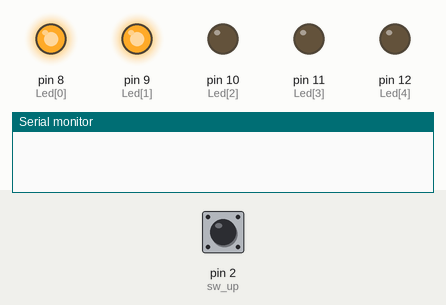
A sketch run on a simulated Arduino Uno, built with avr-gcc and run on an emulated ATmega328P. Shown: output pins drawn as LEDs (lit = HIGH), the last lines printed to the serial monitor. The test bench sets the inputs (shaded band); at power-on: pin 2 (sw_up) HIGH.

Above: at 1.2 s.
1.3 s: pin 2 (sw_up) pulled LOW for 3.2 s
At 5.3 s:
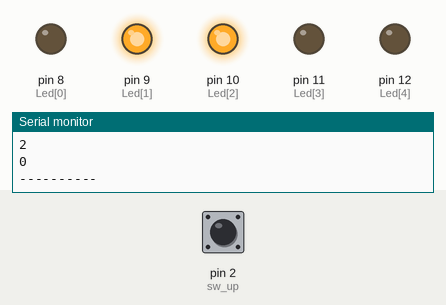
6.0 s: pin 2 (sw_up) pulled LOW for 0.15 s
At 6.5 s:
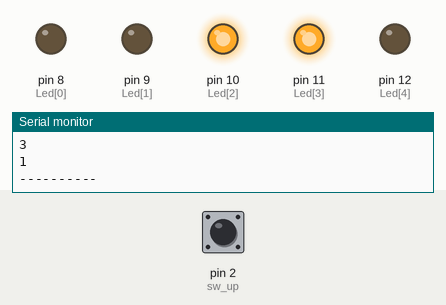
7.6 s: pin 2 (sw_up) pulled LOW for 1 s
At 9.3 s:
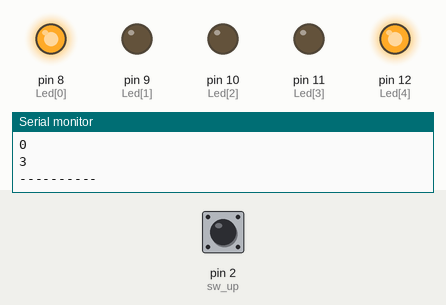
Timing chart, 0 to 10.8 s (numbered marks = the images above; inputs shaded):
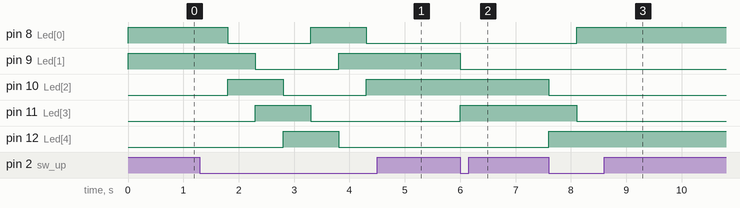

The sketch:

lab2-1.ino
```cpp
const int Led[5] = {8, 9, 10, 11, 12}; // LED陣列，儲存五個LED燈的連接腳位
const int sw_up = 2;    // 按鈕1，連接到數位腳位2
int pos = 0;  // 初始位置，指示哪個LED燈亮起，從1開始

void setup() {
// 初始化所有LED腳位為輸出模式，並設置為低電位（關閉）
for (int i = 0; i < 5; i++) {
  pinMode(Led[i], OUTPUT);   // 設置LED腳位為輸出
  digitalWrite(Led[i], LOW); // 初始化為關閉狀態
}
Serial.begin(9600);
// 設置初始位置的LED為開啟狀態
digitalWrite(Led[pos], HIGH); // 打開初始位置的LED
digitalWrite(Led[(pos+1)%5], HIGH); // 打開緊接在初始位置的下一個LED
pinMode(sw_up, INPUT_PULLUP);  // 設置按鈕1為輸入並啟用內建上拉電阻
}

void loop() {
bool swstate_up = digitalRead(sw_up);
// 讀取按鈕1的狀態（HIGH表示未按下，LOW表示按下）

// 按下按鈕1（數位腳位2，內建上拉電阻），LED向左移動
if (swstate_up == LOW) {
  pos++;
  Serial.println((pos)%5);
  Serial.println((pos-2)%5);
  Serial.println("----------");
  digitalWrite(Led[(pos)%5], HIGH); // 打開初始位置的LED
  digitalWrite(Led[(pos-2)%5], LOW);
  delay(500);
}
}
```

Measured:
- after the input at 1.3 s, pin 8 (Led[0]): HIGH → LOW after 0.50 s, → HIGH 1.5 s later, → LOW 1.0 s later; pin 9 (Led[1]): HIGH → LOW after 1.0 s, → HIGH 1.5 s later
- after the input at 6.0 s, pin 9 (Led[1]): HIGH → LOW at once; pin 11 (Led[3]): LOW → HIGH at once
- after the input at 7.6 s, pin 8 (Led[0]): LOW → HIGH after 0.50 s; pin 10 (Led[2]): HIGH → LOW at once; pin 11 (Led[3]): HIGH → LOW after 0.50 s; pin 12 (Led[4]): LOW → HIGH at once
